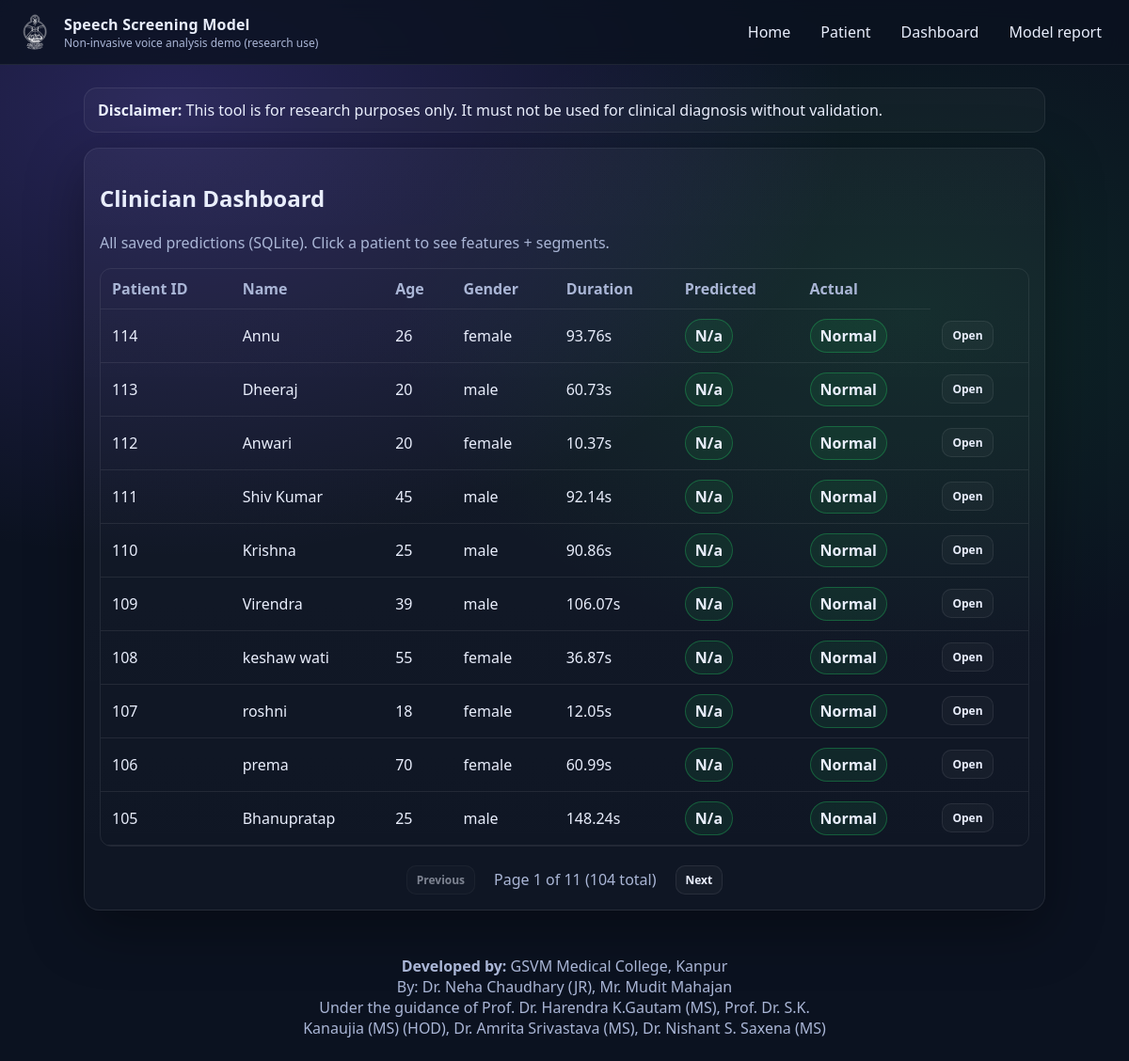
Page /dashboard on the earlier database version.
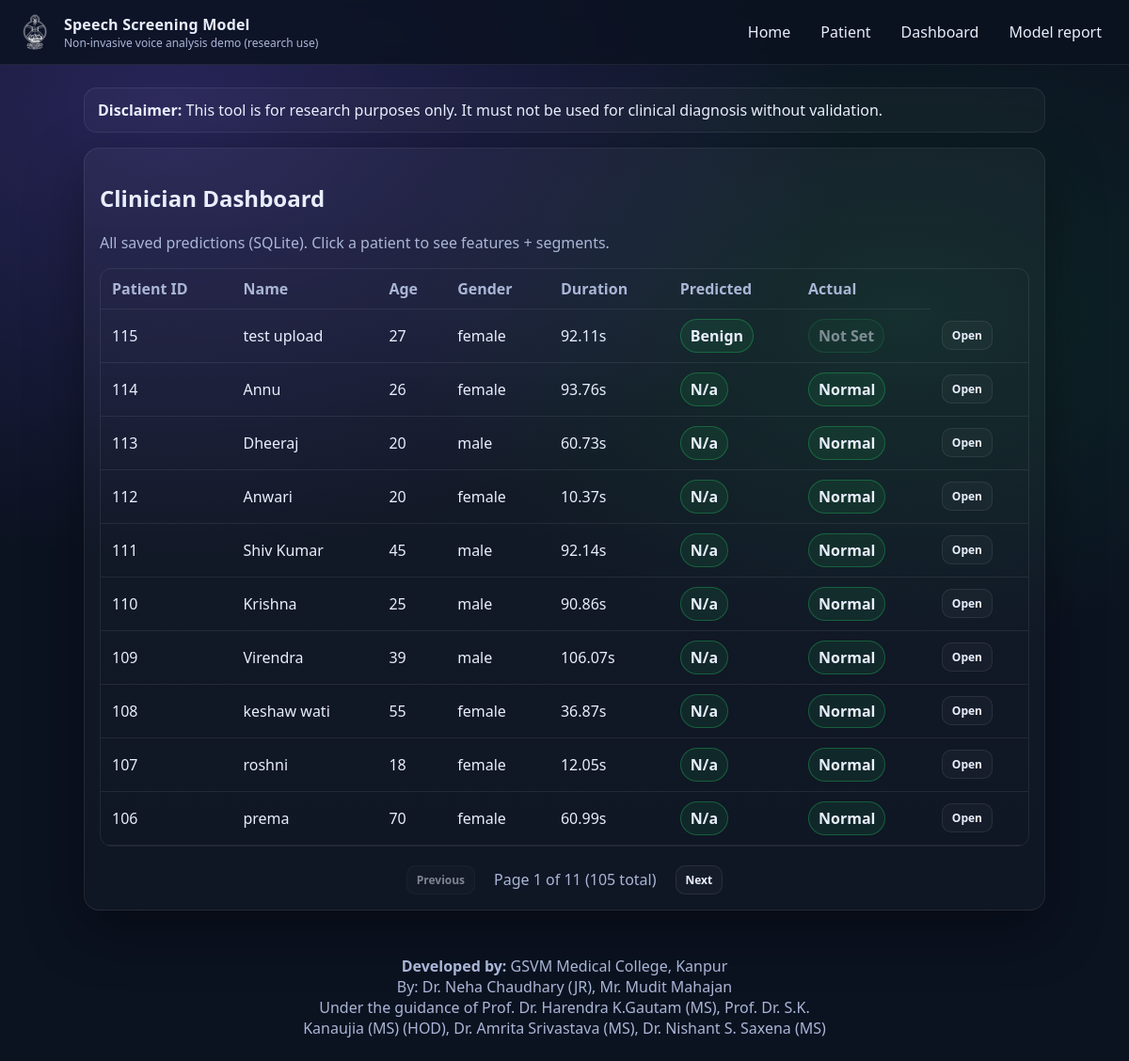
Same page on the later database version.
### app/models_db.py (models this page shows)
class Patients(SQLModel, table=True):
    id: Optional[int] = Field(default=None, primary_key = True)
    name: str
    age: int
    gender: str  # "male" / "female"
    created_at: datetime = Field(default_factory=datetime.now)
    audio_path: str
    duration_sec: float
    actual_label: Optional[str] = None
    predicted_label: Optional[str] = None
    predicted_proba_json: Optional[str] = None
    segments: list["SegmentPredictions"] = Relationship(back_populates = "patient")

### app/main.py (the view)
@app.get("/dashboard", response_class=HTMLResponse)
def dashboard(request: Request, page: int = 1, session: Session = Depends(get_session)):
    per_page = 10
    offset = (page - 1) * per_page
    total_count = session.exec(select(Patients)).all()
    total_pages = (len(total_count) + per_page - 1) // per_page
    rows = session.exec(
        select(Patients)
        .order_by(Patients.created_at.desc())
        .offset(offset)
        .limit(per_page)
        ).all()
    label_map = {
        "0": "Benign",
        "1": "Malignant",
        "2": "Normal",
    }
    mapped_rows = []
    for row in rows:
        predicted_label_display = label_map.get(
            row.predicted_label,
            row.predicted_label.capitalize() if row.predicted_label else 'N/A'
        )
        if predicted_label_display not in label_map:
            predicted_label_display = predicted_label_display.capitalize()
        actual_display = None
        if row.actual_label:
            actual_display = label_map.get(row.actual_label, row.actual_label.capitalize())
        mapped_rows.append({
            "id": row.id,
            "name": row.name,
            "age": row.age,
            "gender": row.gender,
            "duration_sec": row.duration_sec,
            "predicted_label": predicted_label_display,
            "actual_label": actual_display,
        })
    return templates.TemplateResponse("dashboard.html",
        {
            "request": request,
            "rows": mapped_rows,
            "page": page,
            "total_pages": total_pages,
            "total_count": len(total_count),
        },
    )

### app/templates/dashboard.html
{% extends "base.html" %}
{% block content %}
<section class="card">
  <h2>Clinician Dashboard</h2>
  <p class="muted">All saved predictions (SQLite). Click a patient to see features + segments.</p>
  <div class="tableWrap">
    <table class="table">
      <thead>
        <tr>
          <th>Patient ID</th><th>Name</th><th>Age</th><th>Gender</th><th>Duration</th><th>Predicted</th><th>Actual</th>
        </tr>
      </thead>
      <tbody>
      {% for r in rows %}
        <tr>
          <td>{{ r.id }}</td>
          <td>{{ r.name }}</td>
          <td>{{ r.age }}</td>
          <td>{{ r.gender }}</td>
          <td>{{ "%.2f"|format(r.duration_sec) }}s</td>
          <td><span class="tag">{{ r.predicted_label }}</span></td>
          <td>
            {% if r.actual_label %}
              <span class="tag">{{ r.actual_label }}</span>
            {% else %}
              <span class="tag" style="opacity: 0.5;">Not Set</span>
            {% endif %}
          </td>
          <td><a class="btn small" href="/dashboard/patient/{{ r.id }}">Open</a></td>
        </tr>
      {% endfor %}
      </tbody>
    </table>
  </div>
  {% if total_pages > 1 %}
  <div style="margin-top: 20px; display: flex; justify-content: center; align-items: center; gap: 10px;">
    {% if page > 1 %}
      <a href="/dashboard?page={{ page - 1 }}" class="btn small">Previous</a>
    {% else %}
      <span class="btn small" style="opacity: 0.5; cursor: not-allowed;">Previous</span>
    {% endif %}
    <span class="muted" style="padding: 0 10px;">
      Page {{ page }} of {{ total_pages }} ({{ total_count }} total)
    </span>
    {% if page < total_pages %}
      <a href="/dashboard?page={{ page + 1 }}" class="btn small">Next</a>
    {% else %}
      <span class="btn small" style="opacity: 0.5; cursor: not-allowed;">Next</span>
    {% endif %}
  </div>
  {% endif %}
</section>
{% endblock %}

### app/templates/base.html (shortened to what this page needs)
<!doctype html>
<html lang="en">
<head>
  <link rel="stylesheet" href="/static/app.css" />
</head>
<body>
  <header class="topbar">
    <div class="brand">
      <img src="/static/file.svg" class="logo" alt="logo"/>
      <div>
        <div class="brand-title">Speech Screening Model</div>
        <div class="brand-sub">Non-invasive voice analysis demo (research use)</div>
      </div>
    </div>
    <nav class="nav">
      <a href="/">Home</a>
      <a href="/record">Patient</a>
      <a href="/dashboard">Dashboard</a>
      <a href="/dashboard/model-report">Model report</a>
    </nav>
  </header>
  <main class="container">
    <div class="disclaimer">
      <b>Disclaimer:</b> This tool is for research purposes only. It must not be used for clinical diagnosis without validation.
    </div>
    {% block content %}{% endblock %}
  </main>
  <footer class="footer">
    <div>
      <div><b>Developed by:</b> GSVM Medical College, Kanpur</div>
      <div>By: Dr. Neha Chaudhary (JR), Mr. Mudit Mahajan</div>
      <div>Under the guidance of Prof. Dr. Harendra K.Gautam (MS), Prof. Dr. S.K.<br>
      Kanaujia (MS) (HOD), Dr. Amrita Srivastava (MS), Dr. Nishant S. Saxena (MS)</div>
    </div>
  </footer>
</body>
</html>

### app/static/app.css (style rules this page uses)
:root { --bg:#0b1220; --card:#111a2b; --soft:#0e1729; --text:#e9eefc; --muted:#aab6d6; --accent:#7c5cff; --accent2:#22c55e; --line:rgba(255,255,255,0.08); }
* { box-sizing:border-box }
body { margin:0; font-family: ui-sans-serif, system-ui, -apple-system, Segoe UI, Roboto; background: radial-gradient(1200px 800px at 15% 10%, rgba(124,92,255,0.25), transparent 60%), radial-gradient(900px 600px at 80% 30%, rgba(34,197,94,0.12), transparent 60%), var(--bg); color:var(--text); }
a { color:var(--text); text-decoration:none }
.topbar { position:sticky; top:0; z-index:10; display:flex; justify-content:space-between; align-items:center; padding:14px 18px; border-bottom:1px solid var(--line); background: rgba(11,18,32,0.8); backdrop-filter: blur(10px); }
.brand { display:flex; gap:12px; align-items:center }
.logo { width:38px; height:38px; filter: brightness(0) invert(1); opacity: 0.95; }
.brand-title { font-weight:800; letter-spacing:0.2px }
.brand-sub { font-size:12px; color:var(--muted) }
.nav { display:flex; gap:10px; flex-wrap:wrap }
.nav a { padding:8px 10px; border:1px solid transparent; border-radius:10px }
.container { max-width:1050px; margin:24px auto; padding:0 14px }
.footer { padding:24px 14px; text-align:center; color:var(--muted) }
.disclaimer { margin-bottom:16px; padding:12px 14px; border:1px solid var(--line); border-radius:14px; background:rgba(255,255,255,0.03); }
.card { background: linear-gradient(180deg, rgba(255,255,255,0.04), rgba(255,255,255,0.02)); border:1px solid var(--line); border-radius:16px; padding:16px; box-shadow: 0 20px 60px rgba(0,0,0,0.35); }
.muted { color:var(--muted) }
.btn { display:inline-flex; align-items:center; justify-content:center; gap:8px; padding:10px 12px; border-radius:12px; border:1px solid var(--line); background:rgba(255,255,255,0.03); color: var(--text); cursor:pointer; font-weight: 600; }
.btn.small { padding:6px 10px; border-radius:10px; font-size:12px }
.tag { display:inline-flex; padding:6px 10px; border-radius:999px; border:1px solid rgba(34,197,94,0.35); background:rgba(34,197,94,0.10); font-weight:800; }
.tableWrap { overflow:auto; border-radius:12px; border:1px solid var(--line) }
.table { width:100%; border-collapse:collapse; min-width:700px }
.table th,.table td { padding:10px 12px; border-bottom:1px solid var(--line); text-align:left; }
.table th { color:var(--muted); font-weight:700 }

Differences in the rows shown:
no longer on this page (row unchanged): Patients: id "105", name "Bhanupratap", age "25", gender "male", duration_sec "148.24", predicted_label "N/a", actual_label "Normal"
added Patients: id "115", name "test upload", age "27", gender "female", duration_sec "92.11", predicted_label "Benign", shows "Not Set"
Other differences:
{{ total_count }}: "104" → "105"
